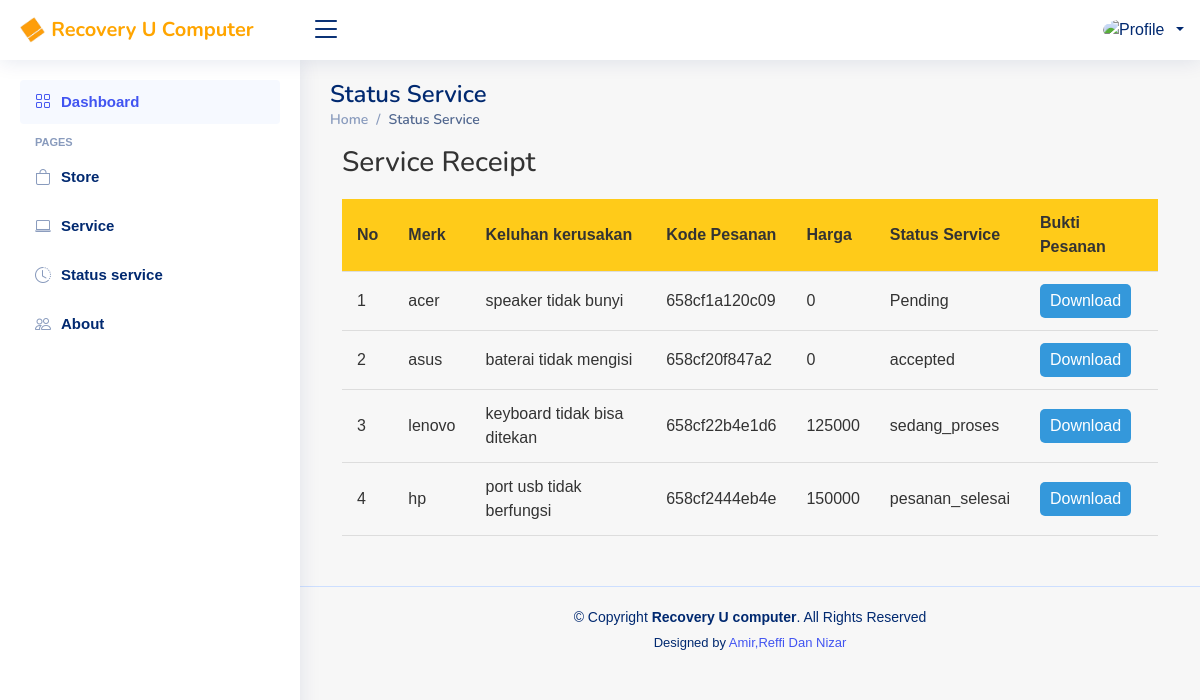
Screenshot of /user/content/status/status.php with the database file from the repository.
### tables this page shows
CREATE TABLE `service_requests` (
  `id_pesan` int(50) NOT NULL,
  `merk` enum('acer','advan','asus','dell','hp','lenovo','msi','samsung') NOT NULL,
  `foto` varchar(255) NOT NULL,
  `detail` text NOT NULL,
  `create_at` timestamp NOT NULL DEFAULT current_timestamp(),
  `token` varchar(100) DEFAULT NULL,
  `tanggal` date DEFAULT NULL,
  `jam` varchar(20) DEFAULT NULL,
  `nama_lengkap` varchar(100) DEFAULT NULL,
  `telepon` varchar(20) DEFAULT NULL,
  `status` varchar(20) NOT NULL DEFAULT 'pending',
  `price` int(200) NOT NULL
);

### user/content/status/status.php (the view, shortened to what this page needs)
<?php
class DatabaseManager
{
  protected $conn;
  public function __construct($connection)
  {
    $this->conn = $connection;
  }
  public function executeQuery($query)
  {
    return mysqli_query($this->conn, $query);
  }
  public function getProducts()
  {
    return $this->executeQuery("SELECT id_pesan, merk, detail, token, price, status FROM service_requests ORDER BY id_pesan ASC");
  }
}
class ProductService extends DatabaseManager
{
  public function displayProducts()
  {
    $products = $this->getProducts();
    $index = 1;
    if (mysqli_num_rows($products) > 0) {
      while ($row = mysqli_fetch_assoc($products)) {
        echo '<tr>
                <td>' . $index . '</td>
                <td>' . $row['merk'] . '</td>
                <td>' . $row['detail'] . '</td>
                <td>' . $row['token'] . '</td>
                <td>' . $row['price'] . '</td>
                <td>';
        $index++;
        if ($row['status'] == 'pending') {
          echo '<span class="pending-label">Pending</span>';
        } else {
          echo $row['status'];
        }
        echo '<td><a href="struk.php?id=' . $row['id_pesan'] . '">Download</a></td>';
      }
    } else {
      echo "No data found";
    }
  }
}
$ds = DIRECTORY_SEPARATOR;
$base_dir = realpath(dirname(__FILE__) . $ds . '../../../') . $ds;
require_once("{$base_dir}user{$ds}core{$ds}header.php");
require_once("../../core/connection.php");
$productService = new ProductService($conn);
?>
<main id="main" class="main">
  <div class="pagetitle">
    <h1>Status Service</h1>
    <nav>
      <ol class="breadcrumb">
        <li class="breadcrumb-item"><a href="../dashboard/dashboard.php">Home</a></li>
        <li class="breadcrumb-item active">Status Service</li>
      </ol>
    </nav>
  </div>
  <section class="section dashboard">
    <div class="row">
      <h3>Service Receipt</h3>
      <div class="table-container">
        <table class="receipt-table">
          <thead>
            <tr>
              <th>No</th>
              <th>Merk</th>
              <th>Keluhan kerusakan</th>
              <th>Kode Pesanan</th>
              <th>Harga</th>
              <th>Status Service</th>
              <th>Bukti Pesanan</th>
            </tr>
          </thead>
          <tbody>
            <?php $productService->displayProducts(); ?>
          </tbody>
        </table>
      </div>
    </div>
  </section>
</main>
<?php require_once("{$base_dir}user{$ds}core{$ds}footer.php"); ?>

### user/core/header.php (shortened to what this page needs)
<!DOCTYPE html>
<html lang="en">
<head>
  <link href="../../../assets/vendor/bootstrap/css/bootstrap.min.css" rel="stylesheet">
  <link href="../../../assets/vendor/bootstrap-icons/bootstrap-icons.css" rel="stylesheet">
  <link href="../../../assets/vendor/boxicons/css/boxicons.min.css" rel="stylesheet">
  <link href="../../../assets/vendor/quill/quill.snow.css" rel="stylesheet">
  <link href="../../../assets/vendor/quill/quill.bubble.css" rel="stylesheet">
  <link href="../../../assets/vendor/remixicon/remixicon.css" rel="stylesheet">
  <link href="../../../assets/vendor/simple-datatables/style.css" rel="stylesheet">
  <link href="../../../assets/css/style.css" rel="stylesheet">
</head>
<body>
  <header id="header" class="header fixed-top d-flex align-items-center">
    <div class="d-flex align-items-center justify-content-between">
      <a href="../dashboard/dashboard.php" class="logo d-flex align-items-center">
        <img src="../../../assets/img/icon.png" alt="">
        <span style="color: orange; font-size:20px;" class="d-none d-lg-block">Recovery U Computer</span>
      </a>
      <i class="bi bi-list toggle-sidebar-btn"></i>
    </div>
    <nav class="header-nav ms-auto">
      <ul class="d-flex align-items-center">
        <li class="nav-item dropdown pe-3">
          <a class="nav-link nav-profile d-flex align-items-center pe-0" href="../dashboard/dashboard.php" data-bs-toggle="dropdown">
            <img src="../../../assets/img/admin.jpg" alt="Profile" class="rounded-circle">
            <span class="d-none d-md-block dropdown-toggle ps-2"><?php echo $_SESSION['user_name'] ?>
            </span>
          </a>
        </li>
      </ul>
    </nav>
  </header>
  <?php include 'sidebar.php'; ?>

### user/core/sidebar.php
<aside id="sidebar" class="sidebar">
  <ul class="sidebar-nav" id="sidebar-nav">
    <li class="nav-item">
      <a class="nav-link " href="../dashboard/dashboard.php">
        <i  class="bi bi-grid"></i>
        <span >Dashboard</span>
      </a>
    </li>
    <li class="nav-heading">Pages</li>
    <li class="nav-item">
      <a class="nav-link collapsed" href="../store/store.php">
        <i  class="bi bi-bag"></i>
        <span >Store</span>
      </a>
    </li>
    <li class="nav-item">
      <a class="nav-link collapsed" href="../service/service.php">
        <i  class="bi bi-laptop"></i>
        <span >Service</span>
      </a>
    </li>
    <li class="nav-item">
      <a class="nav-link collapsed" href="../status/status.php">
        <i  class="bi bi-clock-history"></i>
        <span >Status service</span>
      </a>
    </li>
    <li class="nav-item">
      <a class="nav-link collapsed" href="../about/About.php">
        <i  class="bi bi-people"></i>
        <span >About</span>
      </a>
    </li>
  </ul>
</aside>

### user/core/footer.php (shortened to what this page needs)
<footer id="footer" class="footer">
  <div class="copyright">
    &copy; Copyright <strong><span>Recovery U computer</span></strong>. All Rights Reserved
  </div>
  <div class="credits">
    Designed by <a href="https://ubpkarawang.ac.id/">Amir,Reffi Dan Nizar</a>
  </div>
</footer>
</body>
</html>

### assets/css/style.css (style rules this page uses)
:root { scroll-behavior: smooth; }
body { font-family: "Open Sans", sans-serif; background: #f6f9ff; color: #444444; }
a { color: #4154f1; text-decoration: none; }
h1, h2, h3, h4, h5, h6 { font-family: "Nunito", sans-serif; }
#main { margin-top: 60px; padding: 20px 30px; transition: all 0.3s; }
.pagetitle { margin-bottom: 10px; }
.pagetitle h1 { font-size: 24px; margin-bottom: 0; font-weight: 600; color: #012970; }
.breadcrumb { font-size: 14px; font-family: "Nunito", sans-serif; color: #899bbd; font-weight: 600; }
.breadcrumb a { color: #899bbd; transition: 0.3s; }
.breadcrumb .breadcrumb-item::before { color: #899bbd; }
.breadcrumb .active { color: #51678f; font-weight: 600; }
.logo { line-height: 1; }
@media (min-width: 1200px) { .logo { width: 280px; } }
.logo img { max-height: 26px; margin-right: 6px; }
.logo span { font-size: 26px; font-weight: 700; color: #012970; font-family: "Nunito", sans-serif; }
.header { transition: all 0.5s; z-index: 997; height: 60px; box-shadow: 0px 2px 20px rgba(1, 41, 112, 0.1); background-color: #fff; padding-left: 20px; }
.header .toggle-sidebar-btn { font-size: 32px; padding-left: 10px; cursor: pointer; color: #012970; }
.header-nav ul { list-style: none; }
.header-nav>ul { margin: 0; padding: 0; }
.header-nav .nav-profile { color: #012970; }
.header-nav .nav-profile img { max-height: 36px; }
.header-nav .nav-profile span { font-size: 14px; font-weight: 600; }
.sidebar { position: fixed; top: 60px; left: 0; bottom: 0; width: 300px; z-index: 996; transition: all 0.3s; padding: 20px; overflow-y: auto; scrollbar-width: thin; scrollbar-color: #aab7cf transparent; box-shadow: 0px 0px 20px rgba(1, 41, 112, 0.1); background-color: #fff; }
@media (min-width: 1200px) { #main, #footer { margin-left: 300px; } }
.sidebar-nav { padding: 0; margin: 0; list-style: none; }
.sidebar-nav li { padding: 0; margin: 0; list-style: none; }
.sidebar-nav .nav-item { margin-bottom: 5px; }
.sidebar-nav .nav-heading { font-size: 11px; text-transform: uppercase; color: #899bbd; font-weight: 600; margin: 10px 0 5px 15px; }
.sidebar-nav .nav-link { display: flex; align-items: center; font-size: 15px; font-weight: 600; color: #4154f1; transition: 0.3; background: #f6f9ff; padding: 10px 15px; border-radius: 4px; }
.sidebar-nav .nav-link i { font-size: 16px; margin-right: 10px; color: #4154f1; }
.sidebar-nav .nav-link.collapsed { color: #012970; background: #fff; }
.sidebar-nav .nav-link.collapsed i { color: #899bbd; }
.footer { padding: 20px 0; font-size: 14px; transition: all 0.3s; border-top: 1px solid #cddfff; }
.footer .copyright { text-align: center; color: #012970; }
.footer .credits { padding-top: 5px; text-align: center; font-size: 13px; color: #012970; }
body { font-family: 'Poppins', sans-serif; overflow-x: hidden; text-rendering: optimizeLegibility; -webkit-font-smoothing: antialiased; -moz-osx-font-smoothing: grayscale; }
a { text-decoration: none !important; }
ul { padding: 0; margin: 0; list-style: none; }
h1, h2, h3, h4, h5, h6 { margin: 0px; }
header { position: absolute; z-index: 99999; width: 100%; height: 80px; background-color: #232323; -webkit-transition: all 0.3s ease-in-out 0s; -moz-transition: all 0.3s ease-in-out 0s; -o-transition: all 0.3s ease-in-out 0s; transition: all 0.3s ease-in-out 0s; }
footer { text-align: center; }

### user/content/status/status.php (style rules this page uses)
body { font-family: Arial, sans-serif; margin: 0; padding: 0; background-color: #f7f7f7; color: #333; }
.section { margin-bottom: 30px; }
.row { margin: 0 auto; max-width: 1200px; }
h1, h3 { margin-top: 0; }
.table-container { overflow-x: auto; }
.receipt-table { width: 100%; border-collapse: collapse; margin-top: 20px; }
.receipt-table th, .receipt-table td { padding: 12px 15px; text-align: left; border-bottom: 1px solid #ddd; }
.receipt-table th { background-color: #FFCB19; font-weight: bold; }
.receipt-table td a { display: inline-block; padding: 5px 10px; background-color: #3498db; color: #fff; text-decoration: none; border-radius: 5px; }

### rows the page displays
service_requests: merk "acer", detail "speaker tidak bunyi", token "658cf1a120c09", price "0", status "Pending"
service_requests: merk "asus", detail "baterai tidak mengisi", token "658cf20f847a2", price "0", status "accepted"
service_requests: merk "lenovo", detail "keyboard tidak bisa ditekan", token "658cf22b4e1d6", price "125000", status "sedang_proses"
service_requests: merk "hp", detail "port usb tidak berfungsi", token "658cf2444eb4e", price "150000", status "pesanan_selesai"
